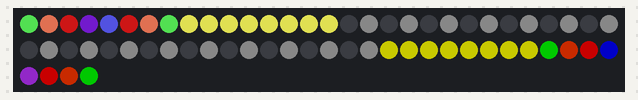
This sketch was run on a simulated Arduino Mega 2560, built with avr-gcc and run on an emulated ATmega2560. Shown: 64 RGB LEDs in strip order, left to right, continuing on the next row. Dim RGB values are drawn brighter than linear; what the sketch prints to the serial monitor is not drawn.

Above: at 0.1 s.

The sketch:

colortest.ino
```cpp
//#include <NeoPixelBus.h>
#include <NeoPixelBrightnessBus.h>

const uint16_t PixelCount = 64;
const uint8_t PixelPin = 24; // ignored for ESP8266
const uint8_t whiteness = 170;
const char white = 8;
const char black = 16;

NeoPixelBrightnessBus<NeoGrbwFeature, Neo800KbpsMethod> strip(PixelCount,PixelPin);
NeoGamma<NeoGammaTableMethod> colorGamma;
//
//RgbwColor bpawn(128, 200, 0 , 90);
//RgbwColor wpawn(0, 255, 140, 0);
//
//RgbwColor bking(255, 0, 0, 0);
//RgbwColor wking(255, 30, 255, 100);
//
//RgbwColor bknight(0, 255, 0, 0);
//RgbwColor wknight(28, 102, 255, 0);
//
//RgbwColor bbishop(255, 255, 0, 0);
//RgbwColor wbishop(0, 200, 255, 0);
//
//RgbwColor brook(255, 170, 0, 0);
//RgbwColor wrook(179, 0, 119, 0);
//
//RgbwColor bqueen(200, 0, 0, 100);
//RgbwColor wqueen(128, 0, 200, 0);
//
//RgbwColor empty(0);
//RgbwColor none(0,0,0, 255);

RgbwColor bpawn(255, 255, 0 , 200);
RgbwColor wpawn(255, 255, 0, 0); //yellow

RgbwColor bking(0, 0, 255, 200);
RgbwColor wking(0, 0, 255, 0);//dark blue

RgbwColor bknight(255, 128, 0, 200);
RgbwColor wknight(255, 128, 0, 0);//orange

RgbwColor bbishop(255, 0, 0, 100);
RgbwColor wbishop(255, 0, 0, 0);//red

RgbwColor brook(0, 255, 0, 200);
RgbwColor wrook(0, 255, 0, 0); // green

RgbwColor bqueen(187, 51, 255, 100);
RgbwColor wqueen(187, 51, 255, 0);//purple

RgbwColor empty(0);
RgbwColor none(0,0,0, 255);


RgbwColor checker_square(0, 0, 0, 255);
RgbwColor piece_colors[] =   {empty, none, bpawn, bking, bknight, bbishop, brook, bqueen,
                                none, wpawn, none, wking, wknight, wbishop, wrook, wqueen};

char pieces[] = ".-pknbrq-P-KNBRQ";
char board[129] = {
    22, 20, 21, 23, 19, 21, 20, 22, 0,  0,  0,  0,  0,  0,  0,  0,
    18, 18, 18, 18, 18, 18, 18, 18, 0,  0,  0,  0,  0,  0,  0,  0,
    0,  0,  0,  0,  0,  0,  0,  0,  0,  0,  0,  0,  0,  0,  0,  0,
    0,  0,  0,  0,  0,  0,  0,  0,  0,  0,  0,  0,  0,  0,  0,  0,
    0,  0,  0,  0,  0,  0,  0,  0,  0,  0,  0,  0,  0,  0,  0,  0,
    0,  0,  0,  0,  0,  0,  0,  0,  0,  0,  0,  0,  0,  0,  0,  0,
    9,  9,  9,  9,  9,  9,  9,  9,  0,  0,  0,  0,  0,  0,  0,  0,
    14, 12, 13, 15, 11, 13, 12, 14, 0,  0,  0,  0,  0,  0,  0,  0,
};
const uint8_t move_offsets[] = {
    15,  16,  17,   0,                              // black pawns
    15, -16, -17,   0,                              // white pawns
     1,  16,  -1, -16,   0,                         // rooks
     1,  16,  -1, -16,  15, -15,  17, -17,   0,     // queens, kings and bishops
    14, -14,  18, -18,  31, -31,  33, -33,   0,     // knights
     3,  -1,  12,  21,  16,  7, 12                  // starting indices for each piece type in order
                                                    //   white pawns, black pawns, kings, knights, bishops, rooks, queens
};
void print_board(){
    uint8_t i = 0;
    char piece = 0;
    while(i < 128){
        //on the board
        if((i & 0x88) == 0){
            piece = board[i];
            Serial.print(pieces[piece & 15]);
            Serial.print(' ');
            ++i;
        } else {
            Serial.println();
            i += 8;
        }
    }
    Serial.println();
}

void display_board(){
    uint8_t i = 0;
    char piece = 0;
    RgbwColor color;
    while(i < 128){
        //on the board
        if((i & 0x88) == 0){
            piece = board[i];
            color = piece_colors[piece & 15];
            uint8_t strip_i = strip_index(i);
            //adds checkers on empty squares
            if(color == empty){
                strip.SetPixelColor(strip_i, (strip_i%2)? RgbwColor::LinearBlend(color,checker_square,0.10):color);
            } else {
                strip.SetPixelColor(strip_i,color);
            }

            //without checkers

            ++i;
        } else i+=8;
    }
    strip.Show();
}

uint8_t strip_index(uint8_t index){
    uint8_t row = index / 16;
    uint8_t col = index % 16;
    return 8*row + ((row%2)?(7-col):col); //even rows are reversed
}


void search(char side){
    uint8_t index = 0;
    //loop over board squares
    while(index<128){
        if((index & 0x88) == 0){
            char piece = board[index];
            //if the piece is on the right side
            if(piece & side){
                char piece_type = piece & 7;
                //moves to the starting indices in offsets
                uint8_t directions = move_offsets[piece_type + 30];
                ++directions;

                //loop over more offsets
                while(move_offsets[directions]){
                    uint8_t step_vector = move_offsets[directions];
                    ++directions;

                    uint8_t source_square = index;
                    uint8_t target_square = source_square;
                    uint8_t captured_piece = 0;

                    //loop over slider ray
                    while(captured_piece == 0){
                        target_square += step_vector;
                        uint8_t captured_square = target_square;

                        if(target_square & 0x88) break;//off board

                        captured_piece = board[captured_square];

                        if(captured_piece & side) break; //same side

                        if(piece_type < 3 && (!(step_vector & 7)) != !captured_piece) break;//pawn limitations

                        //make move
                        board[captured_square] = board[source_square] = 0;
                        board[target_square] = piece;

                        //pawn promotion
                        if(piece_type < 3){
                            if(target_square + step_vector + 1 & 0x80){
                                board[target_square] |= 7;
                            }
                        }
                        print_board();
                        display_board();
                        delay(1000);
                        //take back move
                        board[target_square] = 0;
                        board[source_square] = piece;
                        board[captured_square] = captured_piece;

                        //fake capture for leapers
                        captured_piece += (piece_type < 5);

                        //unfake capture for double pawn move
                        if(piece_type < 3 && (6 * side + (target_square & 0x70) == 0x80)){
                           --captured_piece;
                        }
                    }
                }
            }
        }
        ++index;
    }
}
void setup(){
    Serial.begin(115200);
    while (!Serial);

    Serial.println();
    Serial.println("Initializing...");
    Serial.flush();
    for(uint8_t i=0; i<14; ++i){
        piece_colors[i]  = colorGamma.Correct(piece_colors[i]);
    }
    strip.SetBrightness(100);
    strip.Begin();
    display_board();
}

void loop(){
    delay(1000);
    search(white);
    search(black);
}
```
